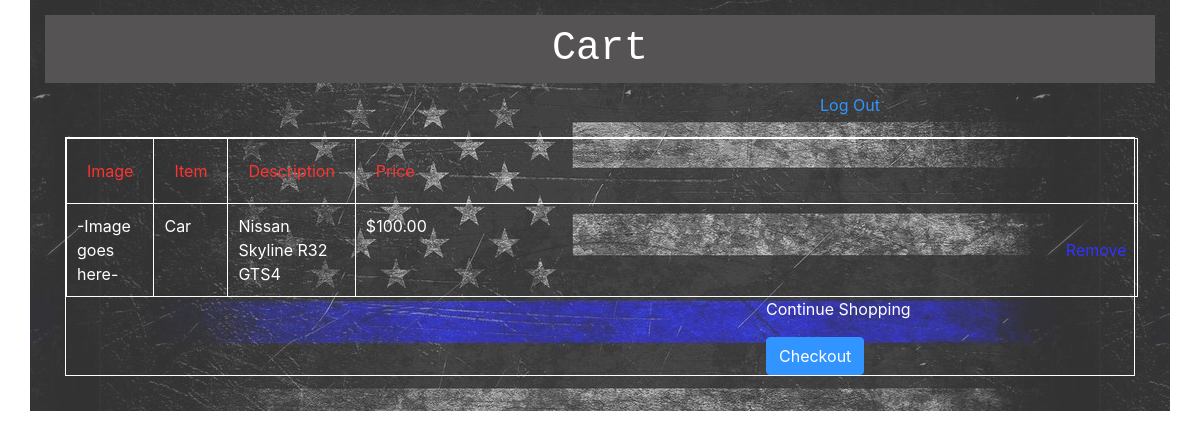
Page /view_cart on the committed database.
### app/models.py (models this page shows)
class OrderItem(models.Model):
    item = models.ForeignKey(Item, on_delete=models.CASCADE)

class Item(models.Model):
    item = models.CharField(max_length=255)
    description = models.CharField(max_length=255)
    price = models.DecimalField(max_digits=5, decimal_places=2)
    uploaded_by = models.ForeignKey(User, related_name = "user_items", on_delete = models.CASCADE)
    created_at = models.DateTimeField(auto_now_add=True)
    updated_at = models.DateTimeField(auto_now=True)
    slug = models.SlugField()
    objects = ItemManager()

### app/views.py (the view)
# urls.py: path('view_cart', views.view_cart),
def view_cart(request):
    context ={
        'items' : OrderItem.objects.all()
    }
    return render(request, 'cart.html',context)

### app/templates/cart.html (shortened to what this page needs)
<!DOCTYPE html>
<html lang="en">
<head>
    {% load static %}
    <link rel="stylesheet" href="{% static 'css/style.css' %}">
    <link rel="stylesheet" href="https://stackpath.bootstrapcdn.com/bootstrap/4.5.2/css/bootstrap.min.css">
</head>
<body>
    <div class = "container">
        <div class = "top">
            <h1>Cart</h1>
        </div>
        <div class = "panel_two">
            <p><a href = /logout>Log Out</a></p>
        </div>
        <div class = "cart">
            <table>
                <tr>
                    <th>Image</th>
                    <th>Item</th>
                    <th>Description</th>
                    <th>Price</th>
                </tr>
                {% for item in items %}
                <tr>
                    <td>-Image goes here-</td>
                    <td>{{item.item.item}}</td>
                    <td>{{item.item.description}}</td>
                    <td>${{item.item.price}} <a style="color:blue;" href = "remove/{{item.id}}">Remove</a></td>
                </tr>
                {% endfor %}
            </table>
            <a href = /all_items>Continue Shopping</a></p>
            <a href = "" class="btn btn-primary">Checkout</a>
        </div>
    </div>
</body>
</html>

### app/static/css/style.css (style rules this page uses)
* { vertical-align: baseline; font-weight: inherit; font-family: inherit; font-style: inherit; border: 0 none; outline: 0; padding: 0; margin: 0 auto; }
a { color:rgb(64, 197, 197); }
.container { background: url("/static/images/thin-blue-line-pattern.png")50% 0 repeat; opacity:0.8; width: 970px; height: 100%; margin: auto; padding: 15px; }
.top h1 { font-family:"Monaco", monospace; text-align: center; background-color:rgb(43, 41, 41); color:white; padding: 10px; }
.panel_two p { margin: 10px 0px 10px 775px; }
.cart { margin:20px; border: 1px solid white; }
.cart td { color:white; padding:10px; margin:5px; border:.5px solid white; }
.cart th { color:red; padding:20px; margin:5px; border:.5px solid white; }
.cart a { margin:0px 0px 0px 700px; color:white; }

### rows in the picture
OrderItem: item.item "Car", item.description "Nissan Skyline R32 GTS4", item.price "100.00"
